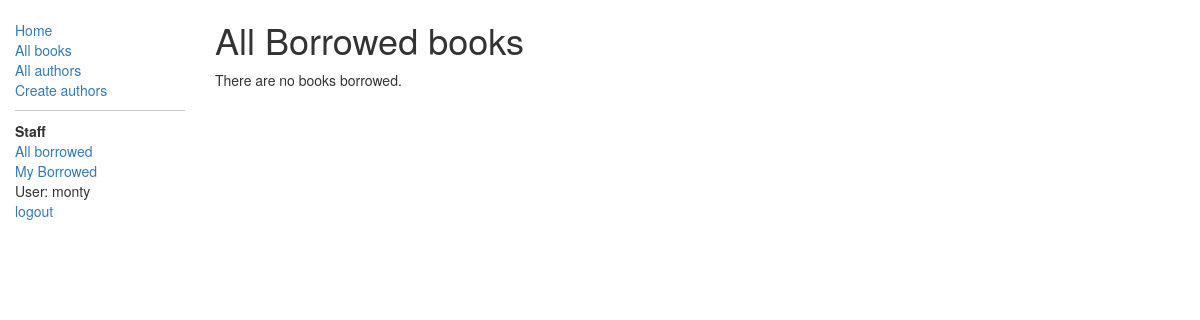
The app's page /catalog/all-borrowed/ (signed in), older data.
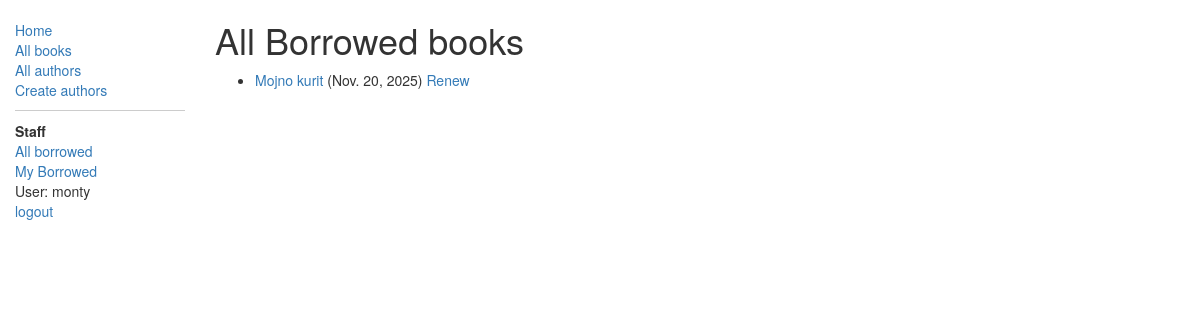
The same page, newer data.
### catalog/models.py (models this page shows, shortened)
class BookInstance(models.Model):
    objects = None
    borrower = models.ForeignKey(User, on_delete=models.SET_NULL, null=True, blank=True)
    class Meta:
        permissions = (("can_mark_returned", "Set book as returned"),)
    @property
    def is_overdue(self):
        if self.due_back and date.today() > self.due_back:
            return True
        return False
    """
    Model representing a specific copy of a book (i.e. that can be borrowed from the library).
    """
    id = models.UUIDField(primary_key=True, default=uuid.uuid4, help_text="Unique ID for this particular book across whole library")
    book = models.ForeignKey('Book', on_delete=models.SET_NULL, null=True)
    imprint = models.CharField(max_length=200)
    due_back = models.DateField(null=True, blank=True)
    LOAN_STATUS = (
        ('m', 'Maintenance'),
        ('o', 'On loan'),
        ('a', 'Available'),
        ('r', 'Reserved'),
    )
    status = models.CharField(max_length=1, choices=LOAN_STATUS, blank=True, default='m', help_text='Book availability')
    class Meta:
        ordering = ["due_back"]

class Book(models.Model):
    title = models.CharField(max_length=200)
    author = models.ForeignKey('Author', on_delete=models.SET_NULL, null=True)
    summary = models.TextField(max_length=1000, help_text="Enter a brief description of the book")
    isbn = models.CharField('ISBN', max_length=13,
                            help_text='13 Character <a href="https://www.isbn-international.org/content/what-isbn">ISBN number</a>')
    genre = models.ManyToManyField(Genre, help_text="Select a genre for this book")

### catalog/views.py (the view)
class AllLoanedBooksListView(PermissionRequiredMixin, ListView):
    model = BookInstance
    template_name = 'catalog/bookinstance_list_all_borrowed.html'
    paginate_by = 10
    permission_required = 'catalog.can_mark_returned'
    def get_queryset(self):
        return BookInstance.objects.filter(
            status__exact='o'  # 'o' означает 'on loan' (взята)
        ).order_by('due_back')

### catalog/templates/catalog/bookinstance_list_all_borrowed.html
{% extends "base_generic.html" %}
{% block content %}
    <h1>All Borrowed books</h1>
    {% if bookinstance_list %}
    <ul>
      {% for bookinst in bookinstance_list %}
      <li class="{% if bookinst.is_overdue %}text-danger{% endif %}">
        <a href="{% url 'book-detail' bookinst.book.pk %}">{{bookinst.book.title}}</a> ({{ bookinst.due_back }}) {% if perms.catalog.can_mark_returned %}
        <a href="{% url 'renew-book-librarian' bookinst.id %}">Renew</a>
{% endif %}
      </li>
      {% endfor %}
    </ul>
    {% else %}
      <p>There are no books borrowed.</p>
    {% endif %}
{% endblock %}

Row changes from the older to the newer data that the page shows:
added BookInstance: book "Mojno kurit", due_back "Nov. 20, 2025"
Text that changed along with them:
text no longer shown: "There are no books borrowed."
